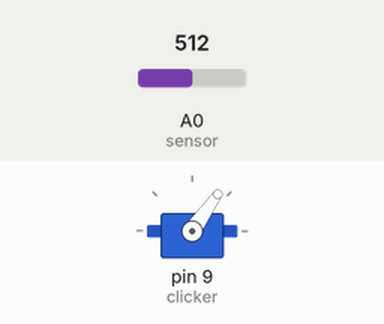
Simulated run of this sketch. Board: Arduino Uno, built with avr-gcc and run on an emulated ATmega328P. Parts: servo. The test bench sets the inputs (shaded band); at power-on: A0 (sensor) = 512.

Above: at 1.2 s.
1.3 s: A0 (sensor) set to 91
2.8 s: A0 (sensor) set to 78
At 3.8 s:
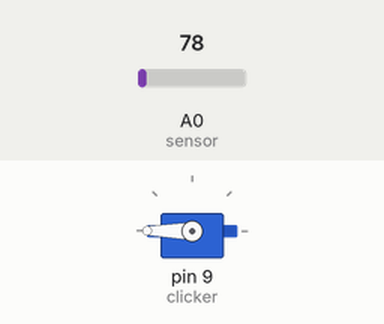
4.3 s: A0 (sensor) set to 95
At 5.0 s:
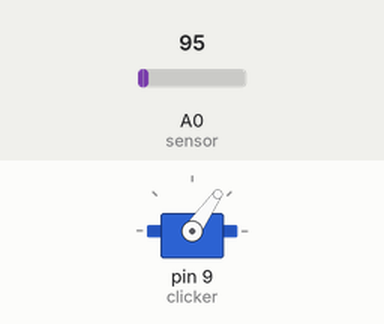
5.8 s: A0 (sensor) set to 75
At 6.1 s:
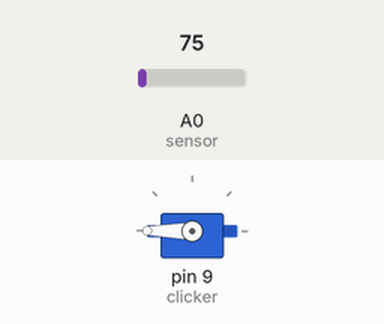
Timing chart, 0 to 8.3 s (numbered marks = the images above; inputs shaded):
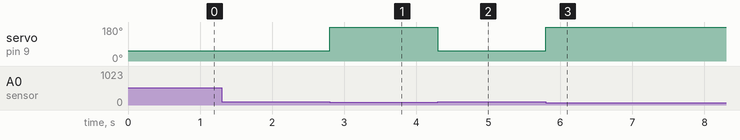

Measured:
- the behaviour switches between 83 and 82 on A0 (sensor) (found by bisection; images 0 and 1)
- after the input at 1.3 s, every drawn part: stays the same
- after the input at 2.8 s, servo on pin 9 (clicker): 55° → 180° at once
- after the input at 4.3 s, servo on pin 9 (clicker): 180° → 55° at once
- after the input at 5.8 s, servo on pin 9 (clicker): 55° → 180° at once

The sketch:

Nervegear.ino
```cpp
#include <Servo.h>
Servo clicker;
//sensor value
int x =0;
//sensor pin
int sensor = A0;
//positions for rest and click
int rest = 180;
int clicc = 55;
void setup() {
  //attach servo to pin 9
  clicker.attach(9);
  //sensor pin to input
  pinMode(sensor,INPUT);
  //start the serial port
  Serial.begin(9600);
}

void loop() {
  //make a normalized value of the reading to prevent flickering (making the change in value more smooth)
  x += (analogRead(sensor)-x)/4;
  //if the reading is above the threshold, set the servo to the clicked position
  if(x>85){
    clicker.write(clicc);
  }
  //otherwise, put it in the rest position
  else{
    clicker.write(rest);
  }
}
```
